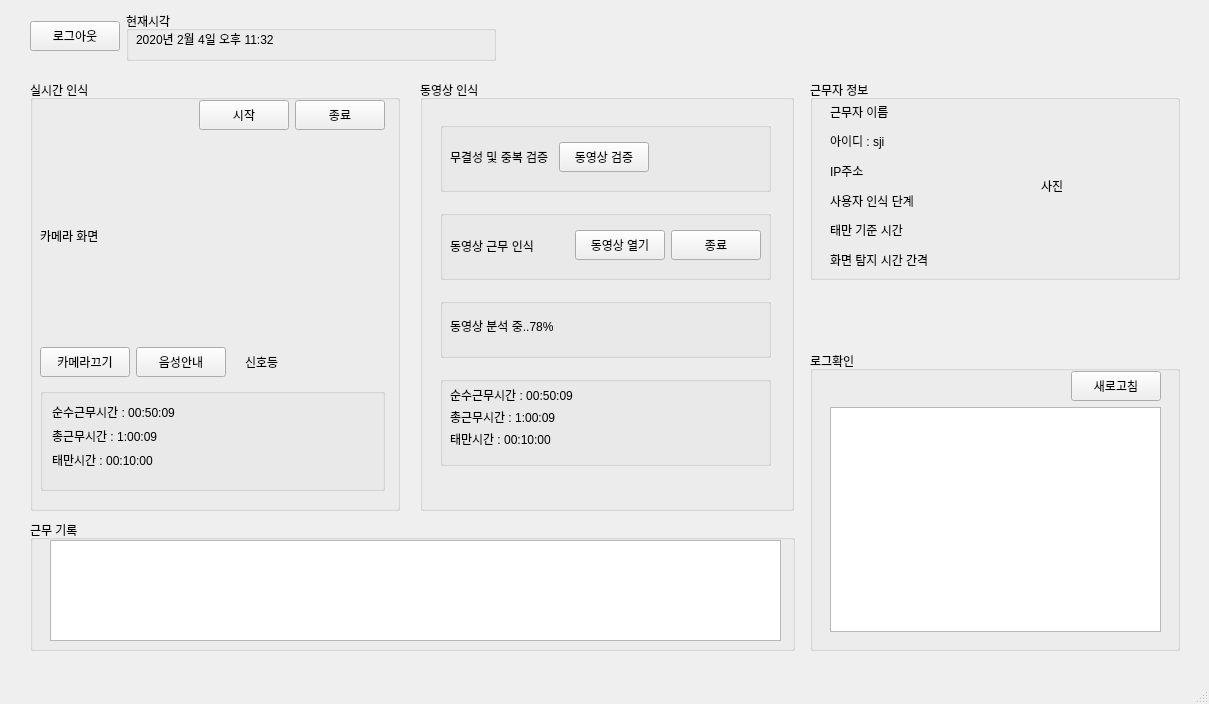
<?xml version="1.0" encoding="UTF-8"?>
<ui version="4.0">
 <class>MainWindow</class>
 <widget class="QMainWindow" name="MainWindow">
  <property name="geometry">
   <rect>
    <x>0</x>
    <y>0</y>
    <width>1209</width>
    <height>704</height>
   </rect>
  </property>
  <property name="windowTitle">
   <string>MainWindow</string>
  </property>
  <widget class="QWidget" name="centralwidget">
   <widget class="QWidget" name="horizontalLayoutWidget">
    <property name="geometry">
     <rect>
      <x>30</x>
      <y>10</y>
      <width>1151</width>
      <height>52</height>
     </rect>
    </property>
    <layout class="QHBoxLayout" name="topLayout">
     <item>
      <widget class="QPushButton" name="logoutBtn">
       <property name="sizePolicy">
        <sizepolicy hsizetype="Fixed" vsizetype="Fixed">
         <horstretch>0</horstretch>
         <verstretch>0</verstretch>
        </sizepolicy>
       </property>
       <property name="minimumSize">
        <size>
         <width>90</width>
         <height>30</height>
        </size>
       </property>
       <property name="text">
        <string>로그아웃</string>
       </property>
      </widget>
     </item>
     <item>
      <widget class="QGroupBox" name="dateBox">
       <property name="sizePolicy">
        <sizepolicy hsizetype="Fixed" vsizetype="Fixed">
         <horstretch>0</horstretch>
         <verstretch>0</verstretch>
        </sizepolicy>
       </property>
       <property name="minimumSize">
        <size>
         <width>370</width>
         <height>50</height>
        </size>
       </property>
       <property name="title">
        <string>현재시각</string>
       </property>
       <widget class="QLabel" name="dateLabel">
        <property name="geometry">
         <rect>
          <x>10</x>
          <y>20</y>
          <width>211</width>
          <height>16</height>
         </rect>
        </property>
        <property name="text">
         <string>2020년 2월 4일 오후 11:32</string>
        </property>
       </widget>
      </widget>
     </item>
     <item>
      <spacer name="horizontalSpacer">
       <property name="orientation">
        <enum>Qt::Horizontal</enum>
       </property>
       <property name="sizeHint" stdset="0">
        <size>
         <width>40</width>
         <height>20</height>
        </size>
       </property>
      </spacer>
     </item>
    </layout>
   </widget>
   <widget class="QWidget" name="verticalLayoutWidget_9">
    <property name="geometry">
     <rect>
      <x>420</x>
      <y>80</y>
      <width>374</width>
      <height>431</height>
     </rect>
    </property>
    <layout class="QVBoxLayout" name="middleLayout">
     <item>
      <widget class="QGroupBox" name="videoRecogBox">
       <property name="title">
        <string>동영상 인식</string>
       </property>
       <widget class="QWidget" name="verticalLayoutWidget_7">
        <property name="geometry">
         <rect>
          <x>20</x>
          <y>30</y>
          <width>331</width>
          <height>371</height>
         </rect>
        </property>
        <layout class="QVBoxLayout" name="verticalLayout_8">
         <item>
          <widget class="QGroupBox" name="videoCheckBox">
           <property name="sizePolicy">
            <sizepolicy hsizetype="Preferred" vsizetype="Fixed">
             <horstretch>0</horstretch>
             <verstretch>0</verstretch>
            </sizepolicy>
           </property>
           <property name="minimumSize">
            <size>
             <width>0</width>
             <height>70</height>
            </size>
           </property>
           <property name="title">
            <string/>
           </property>
           <widget class="QWidget" name="">
            <property name="geometry">
             <rect>
              <x>10</x>
              <y>10</y>
              <width>312</width>
              <height>51</height>
             </rect>
            </property>
            <layout class="QHBoxLayout" name="horizontalLayout_7">
             <property name="spacing">
              <number>10</number>
             </property>
             <item>
              <widget class="QLabel" name="videoCheckTextlabel">
               <property name="sizePolicy">
                <sizepolicy hsizetype="Minimum" vsizetype="Fixed">
                 <horstretch>0</horstretch>
                 <verstretch>0</verstretch>
                </sizepolicy>
               </property>
               <property name="minimumSize">
                <size>
                 <width>80</width>
                 <height>30</height>
                </size>
               </property>
               <property name="text">
                <string>무결성 및 중복 검증</string>
               </property>
              </widget>
             </item>
             <item>
              <widget class="QPushButton" name="videoCheckBtn">
               <property name="sizePolicy">
                <sizepolicy hsizetype="Fixed" vsizetype="Fixed">
                 <horstretch>0</horstretch>
                 <verstretch>0</verstretch>
                </sizepolicy>
               </property>
               <property name="minimumSize">
                <size>
                 <width>90</width>
                 <height>30</height>
                </size>
               </property>
               <property name="text">
                <string>동영상 검증</string>
               </property>
              </widget>
             </item>
             <item>
              <spacer name="horizontalSpacer_4">
               <property name="orientation">
                <enum>Qt::Horizontal</enum>
               </property>
               <property name="sizeHint" stdset="0">
                <size>
                 <width>40</width>
                 <height>20</height>
                </size>
               </property>
              </spacer>
             </item>
            </layout>
           </widget>
          </widget>
         </item>
         <item>
          <widget class="QGroupBox" name="videoRecogBox_2">
           <property name="sizePolicy">
            <sizepolicy hsizetype="Preferred" vsizetype="Fixed">
             <horstretch>0</horstretch>
             <verstretch>0</verstretch>
            </sizepolicy>
           </property>
           <property name="minimumSize">
            <size>
             <width>0</width>
             <height>70</height>
            </size>
           </property>
           <property name="title">
            <string/>
           </property>
           <widget class="QWidget" name="">
            <property name="geometry">
             <rect>
              <x>10</x>
              <y>10</y>
              <width>311</width>
              <height>51</height>
             </rect>
            </property>
            <layout class="QHBoxLayout" name="horizontalLayout_8">
             <item>
              <widget class="QLabel" name="label">
               <property name="text">
                <string>동영상 근무 인식</string>
               </property>
              </widget>
             </item>
             <item>
              <spacer name="horizontalSpacer_5">
               <property name="orientation">
                <enum>Qt::Horizontal</enum>
               </property>
               <property name="sizeHint" stdset="0">
                <size>
                 <width>40</width>
                 <height>20</height>
                </size>
               </property>
              </spacer>
             </item>
             <item>
              <widget class="QPushButton" name="videoRecogOpenBtn">
               <property name="minimumSize">
                <size>
                 <width>90</width>
                 <height>30</height>
                </size>
               </property>
               <property name="text">
                <string>동영상 열기</string>
               </property>
              </widget>
             </item>
             <item>
              <widget class="QPushButton" name="videoRecogEndBtn">
               <property name="minimumSize">
                <size>
                 <width>90</width>
                 <height>30</height>
                </size>
               </property>
               <property name="text">
                <string>종료</string>
               </property>
              </widget>
             </item>
            </layout>
           </widget>
          </widget>
         </item>
         <item>
          <widget class="QGroupBox" name="videoRecogRunBox">
           <property name="sizePolicy">
            <sizepolicy hsizetype="Preferred" vsizetype="Fixed">
             <horstretch>0</horstretch>
             <verstretch>0</verstretch>
            </sizepolicy>
           </property>
           <property name="minimumSize">
            <size>
             <width>0</width>
             <height>60</height>
            </size>
           </property>
           <property name="title">
            <string/>
           </property>
           <widget class="QLabel" name="videoRecogRunLabel">
            <property name="geometry">
             <rect>
              <x>10</x>
              <y>20</y>
              <width>131</width>
              <height>16</height>
             </rect>
            </property>
            <property name="text">
             <string>동영상 분석 중..78%</string>
            </property>
           </widget>
          </widget>
         </item>
         <item>
          <widget class="QGroupBox" name="videoRecogAnnounceBox">
           <property name="sizePolicy">
            <sizepolicy hsizetype="Minimum" vsizetype="Fixed">
             <horstretch>0</horstretch>
             <verstretch>0</verstretch>
            </sizepolicy>
           </property>
           <property name="minimumSize">
            <size>
             <width>0</width>
             <height>90</height>
            </size>
           </property>
           <property name="title">
            <string/>
           </property>
           <widget class="QWidget" name="verticalLayoutWidget_8">
            <property name="geometry">
             <rect>
              <x>10</x>
              <y>10</y>
              <width>165</width>
              <height>61</height>
             </rect>
            </property>
            <layout class="QVBoxLayout" name="verticalLayout_9">
             <item>
              <widget class="QLabel" name="videoRecogWorkLabel">
               <property name="text">
                <string>순수근무시간 : 00:50:09</string>
               </property>
              </widget>
             </item>
             <item>
              <widget class="QLabel" name="videoRecogTotalLabel">
               <property name="text">
                <string>총근무시간 : 1:00:09</string>
               </property>
              </widget>
             </item>
             <item>
              <widget class="QLabel" name="videoRecogNotWorkLabel">
               <property name="text">
                <string>태만시간 : 00:10:00</string>
               </property>
              </widget>
             </item>
            </layout>
           </widget>
          </widget>
         </item>
        </layout>
       </widget>
      </widget>
     </item>
    </layout>
   </widget>
   <widget class="QWidget" name="verticalLayoutWidget_10">
    <property name="geometry">
     <rect>
      <x>30</x>
      <y>80</y>
      <width>371</width>
      <height>431</height>
     </rect>
    </property>
    <layout class="QVBoxLayout" name="leftLayput">
     <item>
      <widget class="QGroupBox" name="realRecogBox">
       <property name="sizePolicy">
        <sizepolicy hsizetype="Fixed" vsizetype="Minimum">
         <horstretch>0</horstretch>
         <verstretch>0</verstretch>
        </sizepolicy>
       </property>
       <property name="minimumSize">
        <size>
         <width>370</width>
         <height>0</height>
        </size>
       </property>
       <property name="title">
        <string>실시간 인식</string>
       </property>
       <widget class="QWidget" name="verticalLayoutWidget_4">
        <property name="geometry">
         <rect>
          <x>10</x>
          <y>20</y>
          <width>345</width>
          <height>391</height>
         </rect>
        </property>
        <layout class="QVBoxLayout" name="verticalLayout_3">
         <item>
          <layout class="QHBoxLayout" name="horizontalLayout_2">
           <item>
            <spacer name="horizontalSpacer_6">
             <property name="orientation">
              <enum>Qt::Horizontal</enum>
             </property>
             <property name="sizeHint" stdset="0">
              <size>
               <width>40</width>
               <height>20</height>
              </size>
             </property>
            </spacer>
           </item>
           <item>
            <widget class="QPushButton" name="realRecogStartBtn">
             <property name="sizePolicy">
              <sizepolicy hsizetype="Fixed" vsizetype="Fixed">
               <horstretch>0</horstretch>
               <verstretch>0</verstretch>
              </sizepolicy>
             </property>
             <property name="minimumSize">
              <size>
               <width>90</width>
               <height>30</height>
              </size>
             </property>
             <property name="text">
              <string>시작</string>
             </property>
            </widget>
           </item>
           <item>
            <widget class="QPushButton" name="realRecogEndBtn">
             <property name="sizePolicy">
              <sizepolicy hsizetype="Fixed" vsizetype="Fixed">
               <horstretch>0</horstretch>
               <verstretch>0</verstretch>
              </sizepolicy>
             </property>
             <property name="minimumSize">
              <size>
               <width>90</width>
               <height>30</height>
              </size>
             </property>
             <property name="text">
              <string>종료</string>
             </property>
            </widget>
           </item>
          </layout>
         </item>
         <item>
          <widget class="QLabel" name="realRecogCamLabel">
           <property name="sizePolicy">
            <sizepolicy hsizetype="Fixed" vsizetype="Fixed">
             <horstretch>0</horstretch>
             <verstretch>0</verstretch>
            </sizepolicy>
           </property>
           <property name="minimumSize">
            <size>
             <width>330</width>
             <height>200</height>
            </size>
           </property>
           <property name="text">
            <string>카메라 화면</string>
           </property>
          </widget>
         </item>
         <item>
          <layout class="QHBoxLayout" name="horizontalLayout_6">
           <item>
            <widget class="QPushButton" name="faceRecogDisplayBtn">
             <property name="sizePolicy">
              <sizepolicy hsizetype="Fixed" vsizetype="Fixed">
               <horstretch>0</horstretch>
               <verstretch>0</verstretch>
              </sizepolicy>
             </property>
             <property name="minimumSize">
              <size>
               <width>90</width>
               <height>30</height>
              </size>
             </property>
             <property name="text">
              <string>카메라끄기</string>
             </property>
            </widget>
           </item>
           <item>
            <widget class="QPushButton" name="faceRecogSoundBtn">
             <property name="sizePolicy">
              <sizepolicy hsizetype="Fixed" vsizetype="Fixed">
               <horstretch>0</horstretch>
               <verstretch>0</verstretch>
              </sizepolicy>
             </property>
             <property name="minimumSize">
              <size>
               <width>90</width>
               <height>30</height>
              </size>
             </property>
             <property name="text">
              <string>음성안내</string>
             </property>
            </widget>
           </item>
           <item>
            <spacer name="horizontalSpacer_7">
             <property name="orientation">
              <enum>Qt::Horizontal</enum>
             </property>
             <property name="sizeHint" stdset="0">
              <size>
               <width>40</width>
               <height>20</height>
              </size>
             </property>
            </spacer>
           </item>
           <item>
            <widget class="QLabel" name="signalLampLabel">
             <property name="sizePolicy">
              <sizepolicy hsizetype="Fixed" vsizetype="Fixed">
               <horstretch>0</horstretch>
               <verstretch>0</verstretch>
              </sizepolicy>
             </property>
             <property name="minimumSize">
              <size>
               <width>140</width>
               <height>40</height>
              </size>
             </property>
             <property name="text">
              <string>신호등</string>
             </property>
            </widget>
           </item>
          </layout>
         </item>
         <item>
          <widget class="QGroupBox" name="realRecogAnnounceBox">
           <property name="sizePolicy">
            <sizepolicy hsizetype="Minimum" vsizetype="Minimum">
             <horstretch>0</horstretch>
             <verstretch>0</verstretch>
            </sizepolicy>
           </property>
           <property name="title">
            <string/>
           </property>
           <layout class="QFormLayout" name="formLayout">
            <item row="0" column="0">
             <layout class="QVBoxLayout" name="verticalLayout_4">
              <item>
               <widget class="QLabel" name="realRecogWorkLabel">
                <property name="text">
                 <string>순수근무시간 : 00:50:09</string>
                </property>
               </widget>
              </item>
              <item>
               <widget class="QLabel" name="realRecogTotalLabel">
                <property name="text">
                 <string>총근무시간 : 1:00:09</string>
                </property>
               </widget>
              </item>
              <item>
               <widget class="QLabel" name="realRecogNotWorkLabel">
                <property name="text">
                 <string>태만시간 : 00:10:00</string>
                </property>
               </widget>
              </item>
             </layout>
            </item>
           </layout>
          </widget>
         </item>
        </layout>
       </widget>
      </widget>
     </item>
    </layout>
   </widget>
   <widget class="QWidget" name="verticalLayoutWidget_2">
    <property name="geometry">
     <rect>
      <x>810</x>
      <y>80</y>
      <width>372</width>
      <height>571</height>
     </rect>
    </property>
    <layout class="QVBoxLayout" name="rightLayout">
     <property name="spacing">
      <number>30</number>
     </property>
     <item>
      <widget class="QGroupBox" name="userInfoBox">
       <property name="sizePolicy">
        <sizepolicy hsizetype="Fixed" vsizetype="Fixed">
         <horstretch>0</horstretch>
         <verstretch>0</verstretch>
        </sizepolicy>
       </property>
       <property name="minimumSize">
        <size>
         <width>370</width>
         <height>200</height>
        </size>
       </property>
       <property name="title">
        <string>근무자 정보</string>
       </property>
       <widget class="QWidget" name="horizontalLayoutWidget_2">
        <property name="geometry">
         <rect>
          <x>20</x>
          <y>20</y>
          <width>331</width>
          <height>171</height>
         </rect>
        </property>
        <layout class="QHBoxLayout" name="horizontalLayout_4">
         <item>
          <layout class="QVBoxLayout" name="verticalLayout_2">
           <property name="spacing">
            <number>7</number>
           </property>
           <property name="sizeConstraint">
            <enum>QLayout::SetDefaultConstraint</enum>
           </property>
           <item>
            <widget class="QLabel" name="userNameLabel">
             <property name="text">
              <string>근무자 이름</string>
             </property>
            </widget>
           </item>
           <item>
            <widget class="QLabel" name="userIdLabel">
             <property name="text">
              <string>아이디 : sji</string>
             </property>
            </widget>
           </item>
           <item>
            <widget class="QLabel" name="userIPLabel">
             <property name="text">
              <string>IP주소</string>
             </property>
            </widget>
           </item>
           <item>
            <widget class="QLabel" name="stgLvlLabel">
             <property name="text">
              <string>사용자 인식 단계</string>
             </property>
            </widget>
           </item>
           <item>
            <widget class="QLabel" name="stgNodLabel">
             <property name="text">
              <string>태만 기준 시간</string>
             </property>
            </widget>
           </item>
           <item>
            <widget class="QLabel" name="stgDecLabel">
             <property name="text">
              <string>화면 탐지 시간 간격</string>
             </property>
            </widget>
           </item>
          </layout>
         </item>
         <item>
          <widget class="QLabel" name="userImgLabel">
           <property name="sizePolicy">
            <sizepolicy hsizetype="Fixed" vsizetype="Minimum">
             <horstretch>0</horstretch>
             <verstretch>0</verstretch>
            </sizepolicy>
           </property>
           <property name="minimumSize">
            <size>
             <width>120</width>
             <height>0</height>
            </size>
           </property>
           <property name="text">
            <string>사진</string>
           </property>
          </widget>
         </item>
        </layout>
       </widget>
      </widget>
     </item>
     <item>
      <spacer name="verticalSpacer">
       <property name="orientation">
        <enum>Qt::Vertical</enum>
       </property>
       <property name="sizeHint" stdset="0">
        <size>
         <width>20</width>
         <height>40</height>
        </size>
       </property>
      </spacer>
     </item>
     <item>
      <widget class="QGroupBox" name="logBox">
       <property name="sizePolicy">
        <sizepolicy hsizetype="Fixed" vsizetype="Fixed">
         <horstretch>0</horstretch>
         <verstretch>0</verstretch>
        </sizepolicy>
       </property>
       <property name="minimumSize">
        <size>
         <width>370</width>
         <height>300</height>
        </size>
       </property>
       <property name="title">
        <string>로그확인</string>
       </property>
       <widget class="QWidget" name="verticalLayoutWidget">
        <property name="geometry">
         <rect>
          <x>20</x>
          <y>20</y>
          <width>331</width>
          <height>261</height>
         </rect>
        </property>
        <layout class="QVBoxLayout" name="verticalLayout">
         <item>
          <layout class="QHBoxLayout" name="horizontalLayout">
           <item>
            <spacer name="horizontalSpacer_2">
             <property name="orientation">
              <enum>Qt::Horizontal</enum>
             </property>
             <property name="sizeHint" stdset="0">
              <size>
               <width>40</width>
               <height>20</height>
              </size>
             </property>
            </spacer>
           </item>
           <item>
            <widget class="QPushButton" name="logRefreshBtn">
             <property name="sizePolicy">
              <sizepolicy hsizetype="Fixed" vsizetype="Fixed">
               <horstretch>0</horstretch>
               <verstretch>0</verstretch>
              </sizepolicy>
             </property>
             <property name="minimumSize">
              <size>
               <width>90</width>
               <height>30</height>
              </size>
             </property>
             <property name="text">
              <string>새로고침</string>
             </property>
            </widget>
           </item>
          </layout>
         </item>
         <item>
          <widget class="QTextBrowser" name="logView"/>
         </item>
        </layout>
       </widget>
      </widget>
     </item>
    </layout>
   </widget>
   <widget class="QWidget" name="verticalLayoutWidget_3">
    <property name="geometry">
     <rect>
      <x>30</x>
      <y>520</y>
      <width>771</width>
      <height>131</height>
     </rect>
    </property>
    <layout class="QVBoxLayout" name="bottomBox">
     <item>
      <widget class="QGroupBox" name="workListBox">
       <property name="sizePolicy">
        <sizepolicy hsizetype="Fixed" vsizetype="Minimum">
         <horstretch>0</horstretch>
         <verstretch>0</verstretch>
        </sizepolicy>
       </property>
       <property name="minimumSize">
        <size>
         <width>765</width>
         <height>100</height>
        </size>
       </property>
       <property name="title">
        <string>근무 기록</string>
       </property>
       <widget class="QTextBrowser" name="workListView">
        <property name="geometry">
         <rect>
          <x>20</x>
          <y>20</y>
          <width>731</width>
          <height>101</height>
         </rect>
        </property>
       </widget>
      </widget>
     </item>
    </layout>
   </widget>
  </widget>
  <widget class="QMenuBar" name="menubar">
   <property name="geometry">
    <rect>
     <x>0</x>
     <y>0</y>
     <width>1209</width>
     <height>26</height>
    </rect>
   </property>
  </widget>
  <widget class="QStatusBar" name="statusbar"/>
 </widget>
 <resources/>
 <connections/>
</ui>
